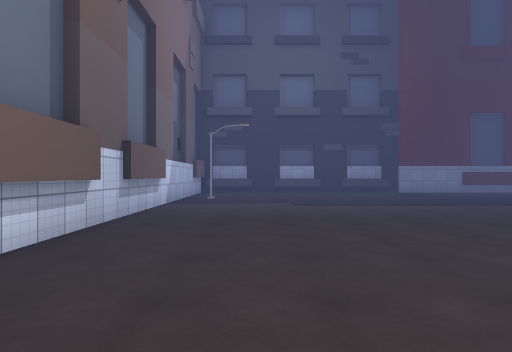
[1] (above)

22 first-person views from a walk through a scene from a Unity 3-D project. The camera is 1.4 m above the floor, looks level and sees 75° across. The floor is counted in squares, 2 m on a side. Each view is taken from the middle of a square. On the plan, view 1 faces up. The plan holds only what a view shows up to about 10 squares ahead; the rest is blank. The place goes on beyond the plan. The player is left out. Some surface patterns are stand-ins.

[2]
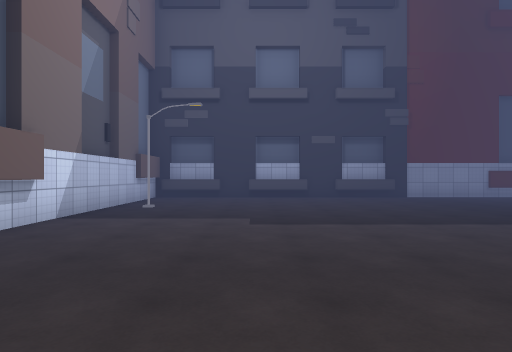

[3]
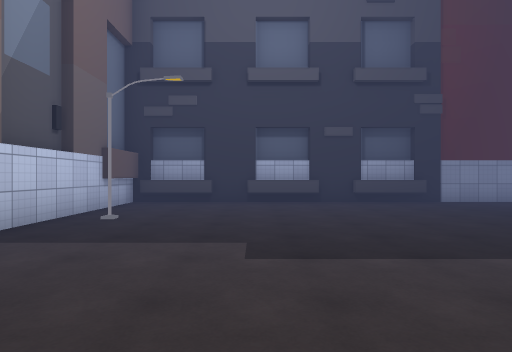

[4]
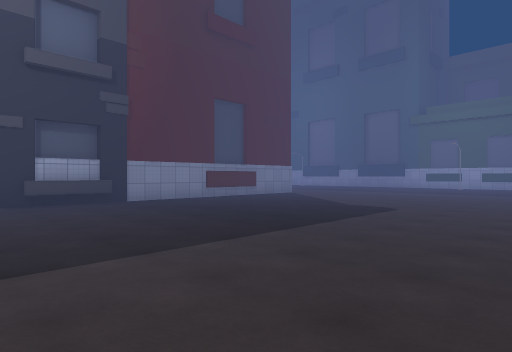

[5]
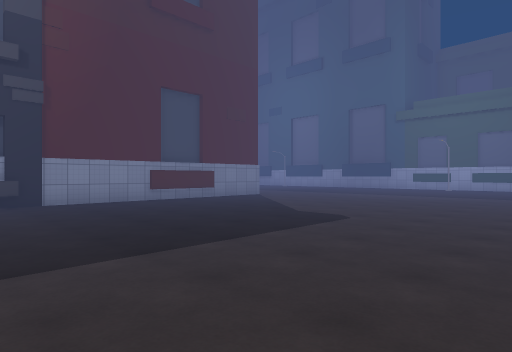

[6]
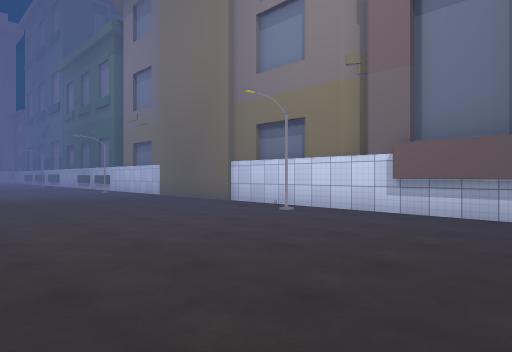

[7]
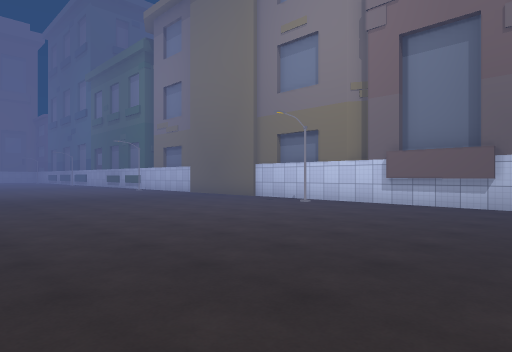

[8]
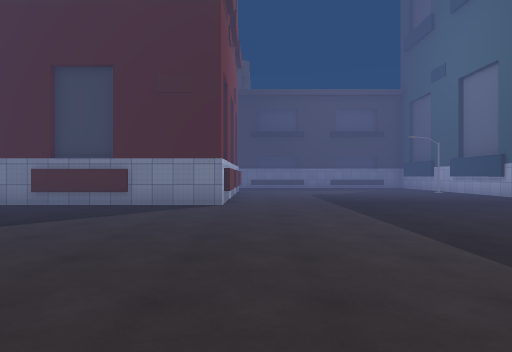

[9]
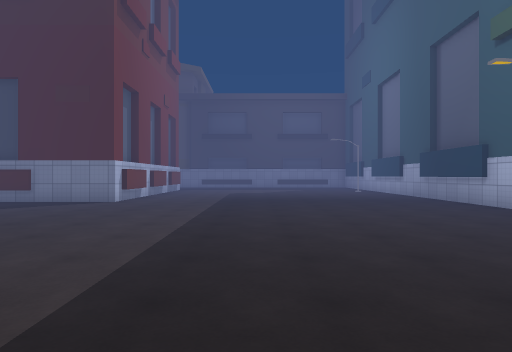

[10]
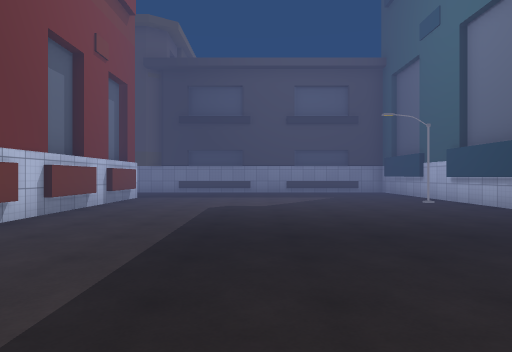

[11]
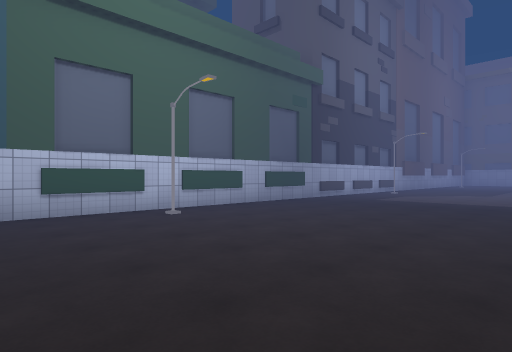

[12]
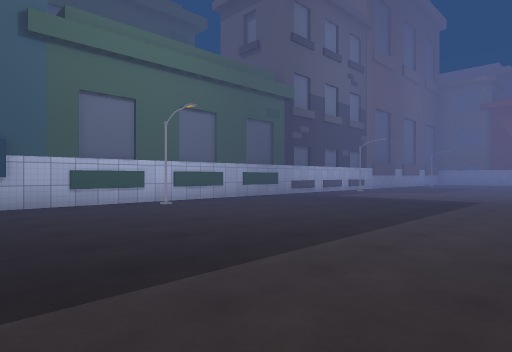

[13]
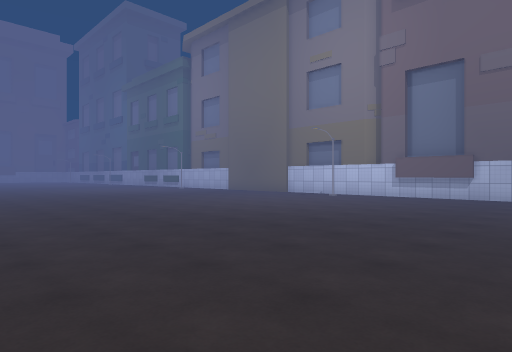

[14]
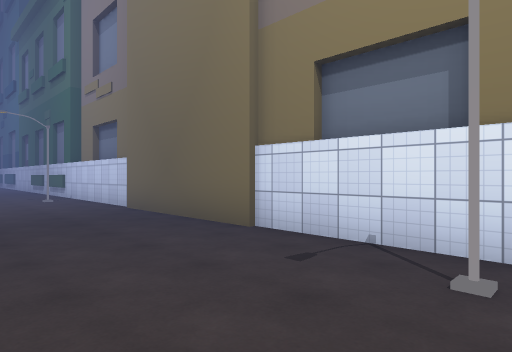

[15]
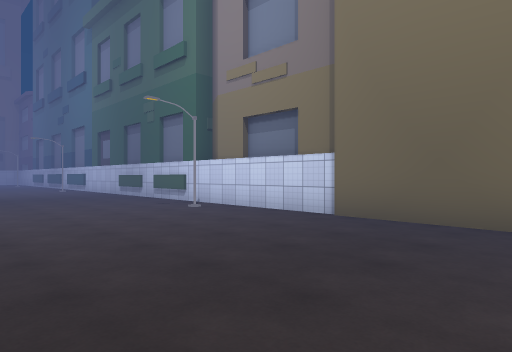

[16]
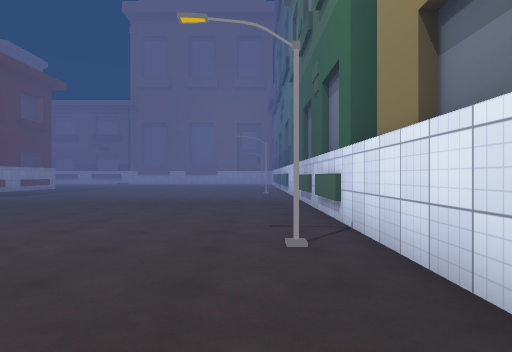

[17]
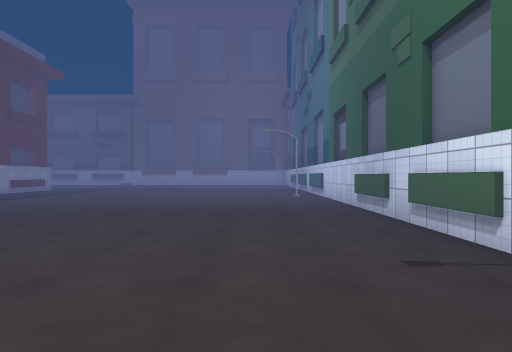

[18]
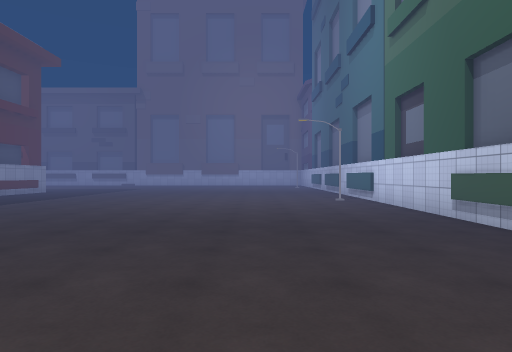

[19]
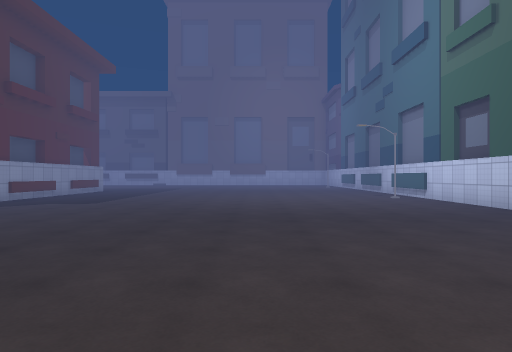

[20]
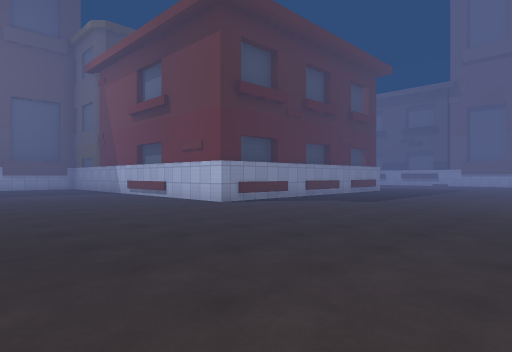

[21]
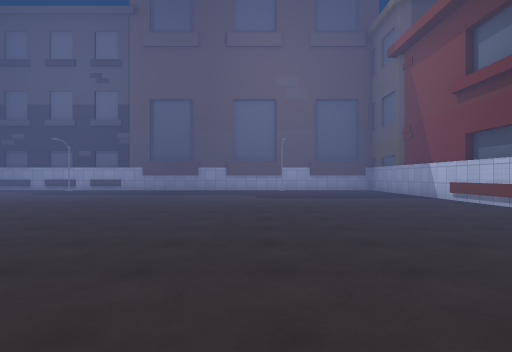

[22]
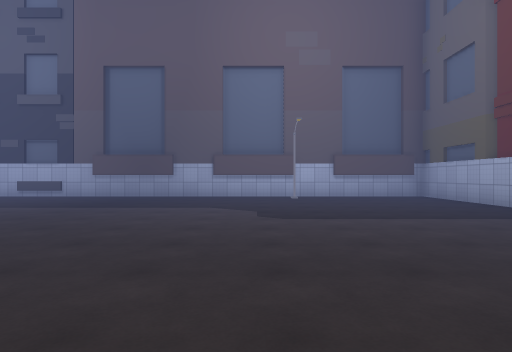

### Floor plan
Key: @ floor where view 1 was taken; # wall or solid block; . floor; O other object.
Columns run from 3 left of view 1 to 22 right of it. Each row starts with its distance up from view 1.
 21                 #.........
 20                 #.......#.
 19                 #........O
 18                 #........O
 17                 #.........
 16                 #........
 15                 #........O
 14 O################........O
 13 OO........................
 12 #.........................
 11 #.........................
 10 #.#.......................
  9 #.........................
  8  O........................
  7 OO........................
  6  O........................
  5 #............     .......O
  4 OO...........     .......
  3 OO...........      .....
  2 #...........         ..
  1 #...........
  0 #.#@........
 -1 #...........
 -2 #...........      ..   ..
 -3  ...........    .... ....
 -4  ..........    ..........
 -5  .......      ...........
 -6 #.......    .............
 -7 #......    ..............
 -8 #.....    ...............
 -9 #.#......................
-10 #........................
-11 #........................
-12 #........................
-13 #........................
-14 #........................
-15 #............#######  ###
-16 #............O
-17 #............
-18 #............#
-19 #............#
-20 #.#......... O

Positions as (right, up) in squares from view 1, and headings:
1: (0, 0), facing up
2: (1, 3), facing up
3: (1, 5), facing up
4: (2, 5), facing up-right
5: (4, 5), facing up-right
6: (4, 5), facing down-left
7: (6, 6), facing down-left
8: (14, 6), facing up
9: (17, 5), facing up
10: (17, 11), facing up
11: (16, 13), facing down-right
12: (14, 14), facing down-right
13: (9, 7), facing down-left
14: (1, 1), facing down-left
15: (3, -3), facing down-left
16: (-1, -6), facing down
17: (0, -8), facing down
18: (1, -10), facing down
19: (3, -9), facing down
20: (3, -9), facing down-right
21: (6, -9), facing right
22: (11, -9), facing right
